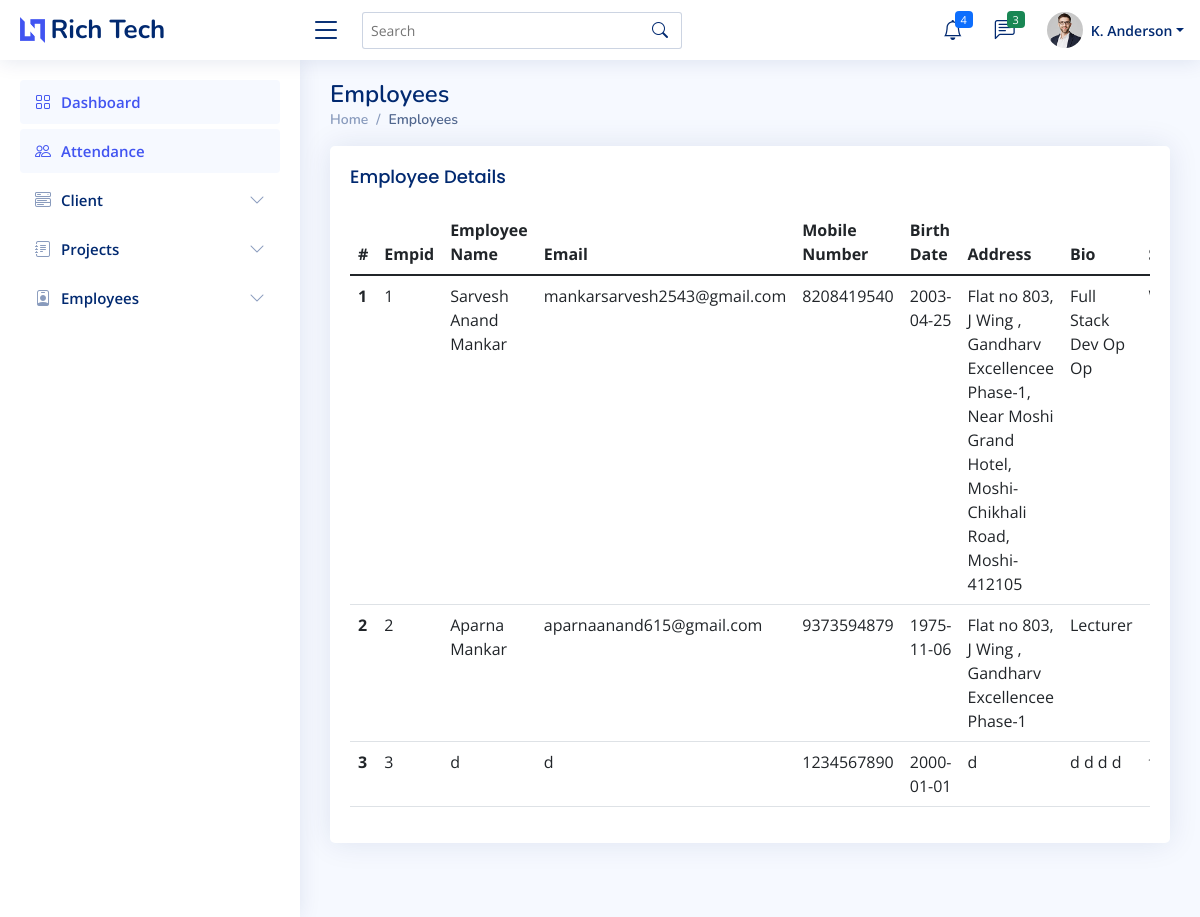
/admin/all_emp.php (signed in), run on the app's committed database.
### tables this page shows
CREATE TABLE `empt` (
  `Id` int(7) NOT NULL,
  `uname` varchar(255) NOT NULL,
  `empid` varchar(255) NOT NULL,
  `ename` varchar(255) NOT NULL,
  `email` varchar(255) NOT NULL,
  `mobile` varchar(14) NOT NULL,
  `dob` datetime NOT NULL,
  `eaddress` varchar(255) NOT NULL,
  `pphoto` longblob NOT NULL,
  `cv` longblob NOT NULL,
  `bio` longtext NOT NULL,
  `github` varchar(255) NOT NULL,
  `twitter` varchar(255) NOT NULL,
  `insta` varchar(255) NOT NULL,
  `linkedin` varchar(255) NOT NULL,
  `wstatus` varchar(20) NOT NULL
);

### admin/all_emp.php (the view, shortened to what this page needs)
<?php
    if ($_SESSION['role']=="admin"){
?>
<!DOCTYPE html>
<html lang="en">
<head>
  <link href="../assets/vendor/bootstrap/css/bootstrap.min.css" rel="stylesheet">
  <link href="../assets/vendor/bootstrap-icons/bootstrap-icons.css" rel="stylesheet">
  <link href="../assets/vendor/boxicons/css/boxicons.min.css" rel="stylesheet">
  <link href="../assets/vendor/quill/quill.snow.css" rel="stylesheet">
  <link href="../assets/vendor/quill/quill.bubble.css" rel="stylesheet">
  <link href="../assets/vendor/remixicon/remixicon.css" rel="stylesheet">
  <link href="../assets/vendor/simple-datatables/style.css" rel="stylesheet">
  <link href="../assets/css/style.css" rel="stylesheet">
</head>
<body>
  <?php include 'imports/nav-admin.php'; ?>
  <main id="main" class="main">
    <div class="pagetitle">
      <h1>Employees</h1>
      <nav>
        <ol class="breadcrumb">
          <li class="breadcrumb-item"><a href="index.php">Home</a></li>
          <li class="breadcrumb-item active">Employees</li>
        </ol>
      </nav>
    </div>
    <section class="section dashboard">
        <div class="row">
            <div class="col-md-12">
                <div class="card">
                <div class="card-body">
                <h5 class="card-title">Employee Details</h5>
                <?php
                include '../imports/config.php';
                $conn=mysqli_connect($server_name,$username,$password,$database_name);
                $sql_query = "SELECT * from empt";
                $records = mysqli_query($conn, $sql_query);
                $n=1;
                echo '<div class="table-responsive">';
                echo '<table class="table table-hover">';
                    echo '<thead class="thead-dark">';
                        echo '<tr>';
                        echo '<th scope="col">#</th>';
                        echo '<th scope="col">Empid</th>';
                        echo '<th scope="col">Employee Name</th>';
                        echo '<th scope="col">Email</th>';
                        echo '<th scope="col">Mobile Number</th>';
                        echo '<th scope="col">Birth Date</th>';
                        echo '<th scope="col">Address</th>';
                        echo '<th scope="col">Bio</th>';
                        echo '<th scope="col">Status</th>';
                        echo '</tr>';
                    echo '</thead>';
                    echo '<tbody>';
                    while($data = mysqli_fetch_array($records)){
                        $empid=$data['empid'];
                        $ename=$data['ename'];
                        $email=$data['email'];
                        $mobile=$data['mobile'];
                        $dob=$data['dob'];
                        $address=$data['eaddress'];
                        $bio=$data['bio'];
                        $wstatus=$data['wstatus'];
                        $dob1=explode(" ",$dob);
                        $dob=$dob1[0];
                        echo '<tr>
                                <th scope="row">'.$n.'</th>
                                <td>'.$empid.'</td>
                                <td>'.$ename.'</td>
                                <td>'.$email.'</td>
                                <td>'.$mobile.'</td>
                                <td>'.$dob.'</td>
                                <td>'.$address.'</td>
                                <td>'.$bio.'</td>
                                <td>'.$wstatus.'</td>
                                </tr>';
                        $n+=1;
                    }
                    echo '</tbody>
                    </table>';
                    echo '</div>';
                ?>
                </div>
            </div>
            </div>
        </div>
    </section>
  </main>
</body>
</html>
<?php
        }
        else{
            ob_start();
            header('Location: '.'../index.php');
            ob_end_flush();
            die();
        }
    ?>

### admin/imports/nav-admin.php (shortened to what this page needs)
<header id="header" class="header fixed-top d-flex align-items-center">
  <div class="d-flex align-items-center justify-content-between">
    <a href="index.php" class="logo d-flex align-items-center">
      <img src="../assets/img/logo.png" alt="">
      <span class="d-none d-lg-block">Rich Tech</span>
    </a>
    <i class="bi bi-list toggle-sidebar-btn"></i>
  </div>
  <div class="search-bar">
    <form class="search-form d-flex align-items-center" method="POST" action="#">
      <input type="text" name="query" placeholder="Search" title="Enter search keyword">
      <button type="submit" title="Search"><i class="bi bi-search"></i></button>
    </form>
  </div>
  <nav class="header-nav ms-auto">
    <ul class="d-flex align-items-center">
      <li class="nav-item dropdown">
        <a class="nav-link nav-icon" href="#" data-bs-toggle="dropdown">
          <i class="bi bi-bell"></i>
          <span class="badge bg-primary badge-number">4</span>
        </a>
      </li>
      <li class="nav-item dropdown">
        <a class="nav-link nav-icon" href="#" data-bs-toggle="dropdown">
          <i class="bi bi-chat-left-text"></i>
          <span class="badge bg-success badge-number">3</span>
        </a>
      </li>
      <li class="nav-item dropdown pe-3">
        <a class="nav-link nav-profile d-flex align-items-center pe-0" href="#" data-bs-toggle="dropdown">
          <img src="../assets/img/profile-img.jpg" alt="Profile" class="rounded-circle">
          <span class="d-none d-md-block dropdown-toggle ps-2">K. Anderson</span>
        </a>
      </li>
    </ul>
  </nav>
</header>
<aside id="sidebar" class="sidebar">
  <ul class="sidebar-nav" id="sidebar-nav">
    <li class="nav-item">
      <a class="nav-link " href="index.php">
        <i class="bi bi-grid"></i>
        <span>Dashboard</span>
      </a>
    </li>
    <li class="nav-item">
      <a class="nav-link " href="attendance.php">
        <i class="bi bi-people"></i>
        <span>Attendance</span>
      </a>
    </li>
    <li class="nav-item">
      <a class="nav-link collapsed" data-bs-target="#client-nav" data-bs-toggle="collapse" href="#">
        <i class="bi bi-menu-button-wide"></i><span>Client</span><i class="bi bi-chevron-down ms-auto"></i>
      </a>
    </li>
    <li class="nav-item">
      <a class="nav-link collapsed" data-bs-target="#projects-nav" data-bs-toggle="collapse" href="#">
        <i class="bi bi-journal-text"></i><span>Projects</span><i class="bi bi-chevron-down ms-auto"></i>
      </a>
    </li>
    <li class="nav-item">
      <a class="nav-link collapsed" data-bs-target="#employees-nav" data-bs-toggle="collapse" href="#">
        <i class="bi bi-person-badge"></i><span>Employees</span><i class="bi bi-chevron-down ms-auto"></i>
      </a>
    </li>
</aside>

### assets/css/style.css (style rules this page uses)
:root { scroll-behavior: smooth; }
body { font-family: "Open Sans", sans-serif; background: #f6f9ff; color: #444444; }
a { color: #4154f1; text-decoration: none; }
h1, h2, h3, h4, h5, h6 { font-family: "Nunito", sans-serif; }
#main { margin-top: 60px; padding: 20px 30px; transition: all 0.3s; }
.pagetitle { margin-bottom: 10px; }
.pagetitle h1 { font-size: 24px; margin-bottom: 0; font-weight: 600; color: #012970; }
.card { margin-bottom: 30px; border: none; border-radius: 5px; box-shadow: 0px 0 30px rgba(1, 41, 112, 0.1); }
.card-title { padding: 20px 0 15px 0; font-size: 18px; font-weight: 500; color: #012970; font-family: "Poppins", sans-serif; }
.card-body { padding: 0 20px 20px 20px; }
.breadcrumb { font-size: 14px; font-family: "Nunito", sans-serif; color: #899bbd; font-weight: 600; }
.breadcrumb a { color: #899bbd; transition: 0.3s; }
.breadcrumb .breadcrumb-item::before { color: #899bbd; }
.breadcrumb .active { color: #51678f; font-weight: 600; }
.logo { line-height: 1; }
@media (min-width: 1200px) { .logo { width: 280px; } }
.logo img { max-height: 26px; margin-right: 6px; }
.logo span { font-size: 26px; font-weight: 700; color: #012970; font-family: "Nunito", sans-serif; }
.header { transition: all 0.5s; z-index: 997; height: 60px; box-shadow: 0px 2px 20px rgba(1, 41, 112, 0.1); background-color: #fff; padding-left: 20px; }
.header .toggle-sidebar-btn { font-size: 32px; padding-left: 10px; cursor: pointer; color: #012970; }
.header .search-bar { min-width: 360px; padding: 0 20px; }
.header .search-form { width: 100%; }
.header .search-form input { border: 0; font-size: 14px; color: #012970; border: 1px solid rgba(1, 41, 112, 0.2); padding: 7px 38px 7px 8px; border-radius: 3px; transition: 0.3s; width: 100%; }
.header .search-form button { border: 0; padding: 0; margin-left: -30px; background: none; }
.header .search-form button i { color: #012970; }
.header-nav ul { list-style: none; }
.header-nav > ul { margin: 0; padding: 0; }
.header-nav .nav-icon { font-size: 20px; color: #012970; }
.header-nav .nav-profile { color: #012970; }
.header-nav .nav-profile img { max-height: 36px; }
.header-nav .nav-profile span { font-size: 14px; font-weight: 600; }
.header-nav .badge-number { position: absolute; inset: 4px 6px auto auto; font-weight: normal; font-size: 11px; padding: 3px 6px; }
.sidebar { position: fixed; top: 60px; left: 0; bottom: 0; width: 300px; z-index: 996; transition: all 0.3s; padding: 20px; overflow-y: auto; scrollbar-width: thin; scrollbar-color: #aab7cf transparent; box-shadow: 0px 0px 20px rgba(1, 41, 112, 0.1); background-color: #fff; }
@media (min-width: 1200px) { #main, #footer { margin-left: 300px; } }
.sidebar-nav { padding: 0; margin: 0; list-style: none; }
.sidebar-nav li { padding: 0; margin: 0; list-style: none; }
.sidebar-nav .nav-item { margin-bottom: 5px; }
.sidebar-nav .nav-link { display: flex; align-items: center; font-size: 15px; font-weight: 600; color: #4154f1; transition: 0.3; background: #f6f9ff; padding: 10px 15px; border-radius: 4px; }
.sidebar-nav .nav-link i { font-size: 16px; margin-right: 10px; color: #4154f1; }
.sidebar-nav .nav-link.collapsed { color: #012970; background: #fff; }
.sidebar-nav .nav-link.collapsed i { color: #899bbd; }
.sidebar-nav .nav-link .bi-chevron-down { margin-right: 0; transition: transform 0.2s ease-in-out; }

### data on the page
empt: empid "1", ename "Sarvesh Anand Mankar", email "mankarsarvesh2543@gmail.com", mobile "8208419540", dob "2003-04-25", eaddress "Flat no 803, J Wing , Gandharv Excellencee Phase-1, Near Moshi Grand Hotel, Moshi-Chikhali Road, Moshi-412105", bio "Full Stack Dev Op Op"
empt: empid "2", ename "Aparna Mankar", email "aparnaanand615@gmail.com", mobile "9373594879", dob "1975-11-06", eaddress "Flat no 803, J Wing , Gandharv Excellencee Phase-1", bio "Lecturer"
empt: empid "3", ename "d", email "d", mobile "1234567890", dob "2000-01-01", eaddress "d", bio "d d d d"
